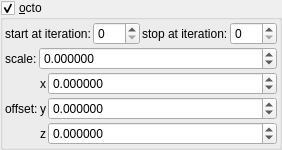
    <widget class="MyGroupBox" name="groupCheck_transf_function_enabledE_false">
     <property name="title">
      <string>&amp;octo</string>
     </property>
     <property name="checkable">
      <bool>true</bool>
     </property>
     <layout class="QVBoxLayout" name="verticalLayout_11" stretch="0,0,0">
      <property name="spacing">
       <number>2</number>
      </property>
      <property name="leftMargin">
       <number>2</number>
      </property>
      <property name="topMargin">
       <number>2</number>
      </property>
      <property name="rightMargin">
       <number>2</number>
      </property>
      <property name="bottomMargin">
       <number>2</number>
      </property>
      <item>
       <layout class="QGridLayout" name="gridLayout_66">
        <property name="spacing">
         <number>2</number>
        </property>
        <item row="0" column="0">
         <widget class="QLabel" name="label_252">
          <property name="text">
           <string>start at iteration:</string>
          </property>
         </widget>
        </item>
        <item row="0" column="1">
         <widget class="MySpinBox" name="spinboxInt_transf_start_iterations_E">
          <property name="sizePolicy">
           <sizepolicy hsizetype="Minimum" vsizetype="Maximum">
            <horstretch>0</horstretch>
            <verstretch>0</verstretch>
           </sizepolicy>
          </property>
          <property name="maximum">
           <number>999</number>
          </property>
         </widget>
        </item>
        <item row="0" column="2">
         <widget class="QLabel" name="label_253">
          <property name="text">
           <string>stop at iteration:</string>
          </property>
         </widget>
        </item>
        <item row="0" column="3">
         <widget class="MySpinBox" name="spinboxInt_transf_stop_iterations_E">
          <property name="sizePolicy">
           <sizepolicy hsizetype="Minimum" vsizetype="Maximum">
            <horstretch>0</horstretch>
            <verstretch>0</verstretch>
           </sizepolicy>
          </property>
          <property name="maximum">
           <number>999</number>
          </property>
         </widget>
        </item>
       </layout>
      </item>
      <item>
       <layout class="QGridLayout" name="gridLayout_2" columnstretch="0,1">
        <property name="spacing">
         <number>2</number>
        </property>
        <item row="0" column="0" rowspan="2">
         <widget class="QLabel" name="label_118">
          <property name="text">
           <string>scale:</string>
          </property>
         </widget>
        </item>
        <item row="0" column="1" rowspan="2">
         <widget class="MyDoubleSpinBox" name="spinbox_transf_scale_2">
          <property name="sizePolicy">
           <sizepolicy hsizetype="Minimum" vsizetype="Maximum">
            <horstretch>0</horstretch>
            <verstretch>0</verstretch>
           </sizepolicy>
          </property>
          <property name="prefix">
           <string/>
          </property>
          <property name="suffix">
           <string/>
          </property>
          <property name="decimals">
           <number>6</number>
          </property>
          <property name="minimum">
           <double>-99.989999999999995</double>
          </property>
          <property name="maximum">
           <double>99.989999999999995</double>
          </property>
          <property name="singleStep">
           <double>0.100000000000000</double>
          </property>
         </widget>
        </item>
       </layout>
      </item>
      <item>
       <layout class="QGridLayout" name="gridLayout_67" columnstretch="0,0,0,1">
        <property name="spacing">
         <number>2</number>
        </property>
        <item row="2" column="2">
         <widget class="QLabel" name="label_124">
          <property name="text">
           <string notr="true">z</string>
          </property>
         </widget>
        </item>
        <item row="1" column="1">
         <widget class="QLabel" name="label_263">
          <property name="text">
           <string>offset:</string>
          </property>
         </widget>
        </item>
        <item row="1" column="2">
         <widget class="QLabel" name="label_120">
          <property name="text">
           <string notr="true">y</string>
          </property>
         </widget>
        </item>
        <item row="1" column="3">
         <widget class="MyDoubleSpinBox" name="spinbox3_transf_offset_100_y">
          <property name="sizePolicy">
           <sizepolicy hsizetype="Minimum" vsizetype="Maximum">
            <horstretch>0</horstretch>
            <verstretch>0</verstretch>
           </sizepolicy>
          </property>
          <property name="prefix">
           <string/>
          </property>
          <property name="suffix">
           <string/>
          </property>
          <property name="decimals">
           <number>6</number>
          </property>
          <property name="minimum">
           <double>-99.989999999999995</double>
          </property>
          <property name="maximum">
           <double>99.989999999999995</double>
          </property>
          <property name="singleStep">
           <double>0.100000000000000</double>
          </property>
         </widget>
        </item>
        <item row="2" column="3">
         <widget class="MyDoubleSpinBox" name="spinbox3_transf_offset_100_z">
          <property name="sizePolicy">
           <sizepolicy hsizetype="Minimum" vsizetype="Maximum">
            <horstretch>0</horstretch>
            <verstretch>0</verstretch>
           </sizepolicy>
          </property>
          <property name="prefix">
           <string/>
          </property>
          <property name="suffix">
           <string/>
          </property>
          <property name="decimals">
           <number>6</number>
          </property>
          <property name="minimum">
           <double>-99.989999999999995</double>
          </property>
          <property name="maximum">
           <double>99.989999999999995</double>
          </property>
          <property name="singleStep">
           <double>0.100000000000000</double>
          </property>
         </widget>
        </item>
        <item row="0" column="2">
         <widget class="QLabel" name="label_119">
          <property name="text">
           <string notr="true">x</string>
          </property>
         </widget>
        </item>
        <item row="0" column="3">
         <widget class="MyDoubleSpinBox" name="spinbox3_transf_offset_100_x">
          <property name="sizePolicy">
           <sizepolicy hsizetype="Minimum" vsizetype="Maximum">
            <horstretch>0</horstretch>
            <verstretch>0</verstretch>
           </sizepolicy>
          </property>
          <property name="prefix">
           <string/>
          </property>
          <property name="suffix">
           <string/>
          </property>
          <property name="decimals">
           <number>6</number>
          </property>
          <property name="minimum">
           <double>-99.989999999999995</double>
          </property>
          <property name="maximum">
           <double>99.989999999999995</double>
          </property>
          <property name="singleStep">
           <double>0.100000000000000</double>
          </property>
         </widget>
        </item>
       </layout>
      </item>
     </layout>
    </widget>
